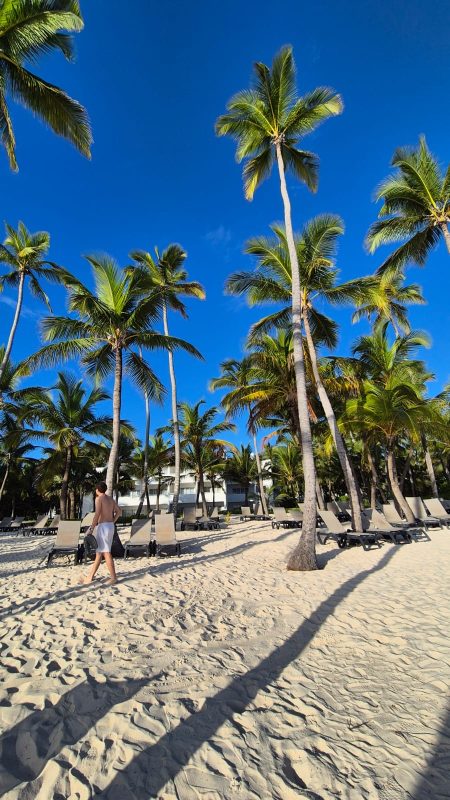
#> input picture foto per generatore/sfondi/8c8b357d-43c9-4484-ae88-0da1c1943c77.JPG, 900 x 1600 px (shown at 1/2 size); its folder holds only this picture in this run
$ python -i 'generatore_outfit_whispermind copia.py'   (imports and definitions only)
#> lines starting #> are read from the running program, lines starting #| are printed output that depends on the picture
import os
import random
import json
import tkinter as tk
from tkinter import filedialog, messagebox, ttk, colorchooser
from PIL import Image, ImageDraw, ImageFont, ImageEnhance, ImageFilter, ExifTags
import traceback

# Funzione per correggere l'orientamento delle immagini
def fix_image_orientation(img):
    try:
        exif = img._getexif()
        if exif is None:
            return img
        for tag_id, value in exif.items():
            if ExifTags.TAGS.get(tag_id) == "Orientation":
                if value == 3:
                    img = img.rotate(180, expand=True)
                elif value == 6:
                    img = img.rotate(270, expand=True)
                elif value == 8:
                    img = img.rotate(90, expand=True)
                break
    except Exception:
        pass
    return img

# Funzione per generare un numero casuale sicuro
# [4 lines left out: function safe_randint, not called in this run]

class OutfitGeneratorApp:
    # [474 lines left out: functions __init__, load_fonts, load_background_palette, save_background_palette, get_unique_filename, create_widgets and 6 more, not called in this run]

    def random_accessory_count(self):
        max_accessories = len([cat for cat in self.accessory_types if cat not in ["maglie", "pantaloni", "sfondi"]])
        self.accessory_slider.set(safe_randint(0, max_accessories))

    # [11 lines left out: function load_images_from_folder, not called in this run]

    def resize_image(self, image, max_width, max_height):
        image.thumbnail((max_width, max_height), Image.Resampling.LANCZOS)
        return image

    def get_font_color(self):
        return self.selected_font_color_rgb

    def neutral_background(self, width, height):
        bg_color = random.choice(self.background_palette)
        return Image.new("RGBA", (width, height), bg_color)

    # [242 lines left out: functions is_position_safe, generate_outfits, not called in this run]

# [4 lines not run here, left out]

>>> import cv2
>>> picture = cv2.imread('foto per generatore/sfondi/8c8b357d-43c9-4484-ae88-0da1c1943c77.JPG', cv2.IMREAD_GRAYSCALE)
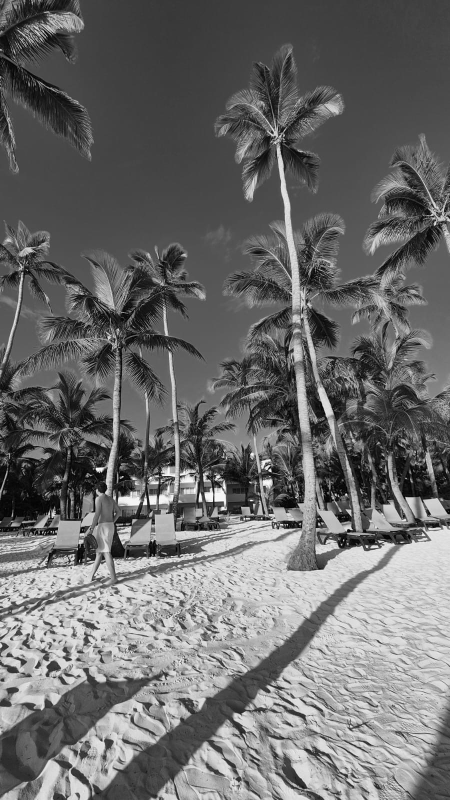
#> picture: shape (1600, 900) (shown at 1/2 size); min 0, max 255, mean 107.7
>>> result = fix_image_orientation(picture)

$ run again, on foto per generatore/sfondi/DF57E9F5-F5FB-4E8A-959E-27B8B8F37D84.JPG
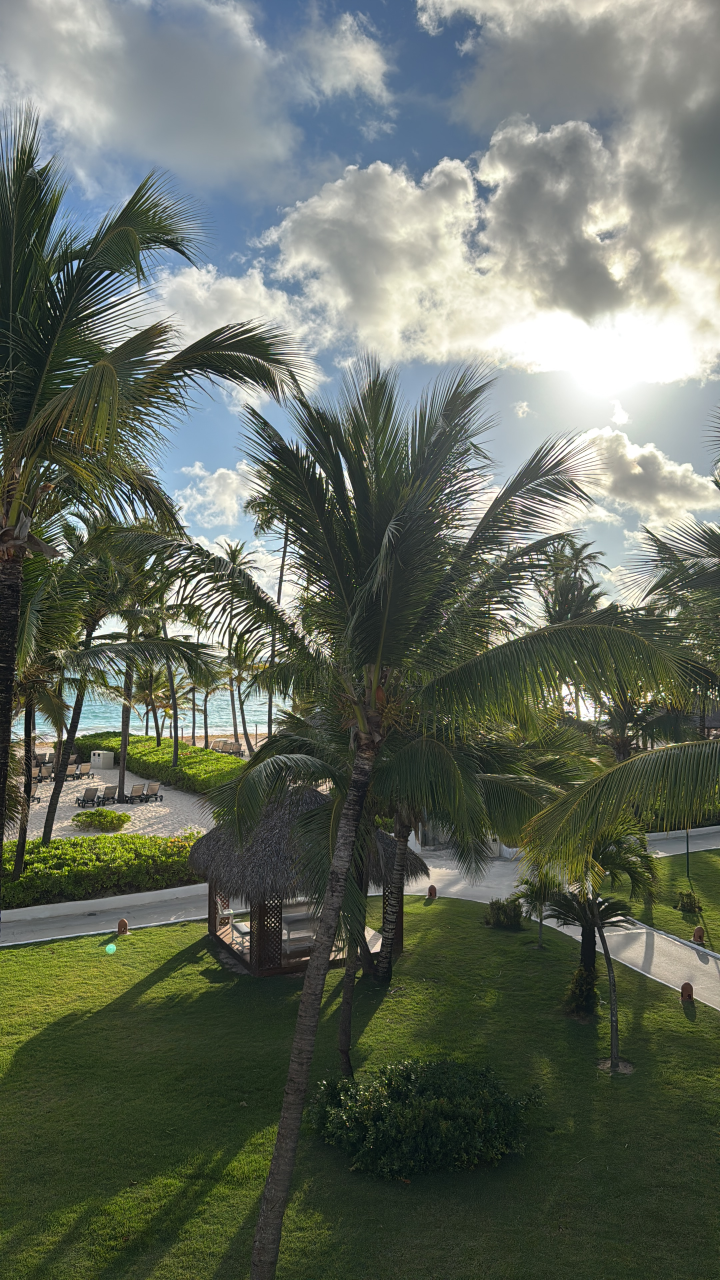
#> input picture foto per generatore/sfondi/DF57E9F5-F5FB-4E8A-959E-27B8B8F37D84.JPG, 2160 x 3840 px (shown at 1/3 size)
#> `picture = cv2.imread('foto per generatore/sfondi/8c8b357d-43c9-4484-ae..`:
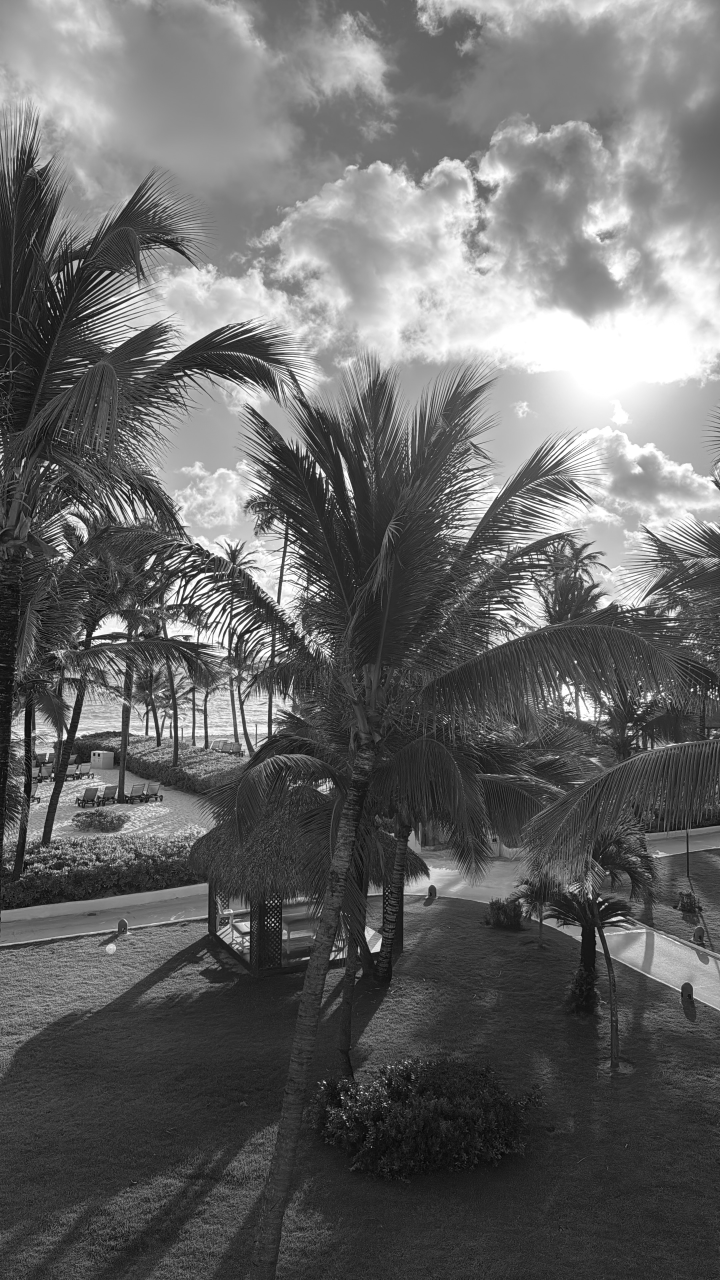
#> picture: shape (3840, 2160) (shown at 1/3 size); min 0, max 255, mean 103.9

$ run again, on foto per generatore/sfondi/IMG_6123.JPG
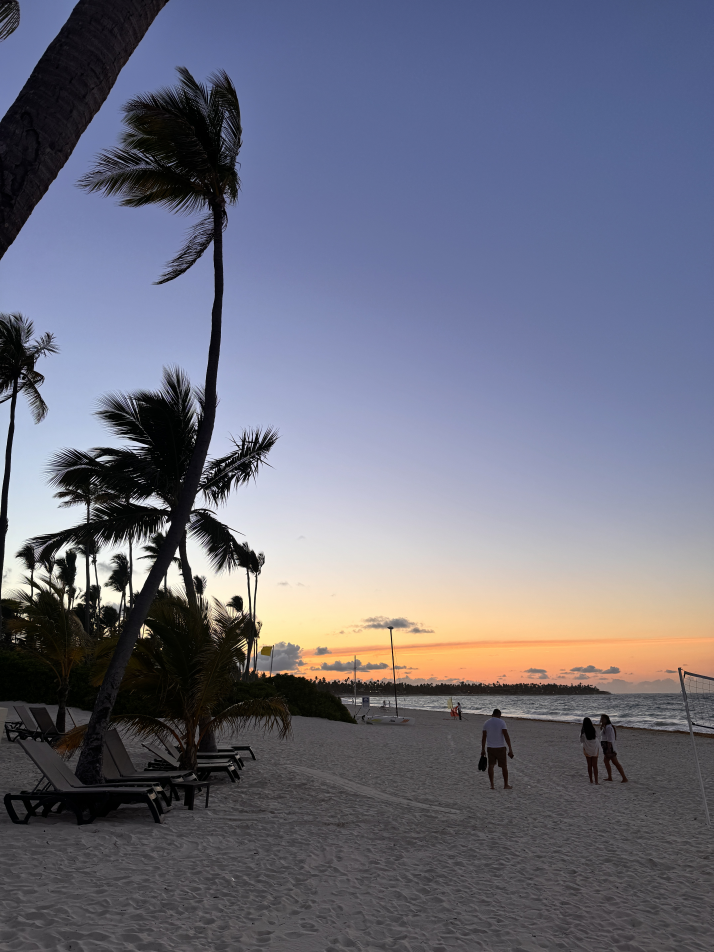
#> input picture foto per generatore/sfondi/IMG_6123.JPG, 4284 x 5712 px (shown at 1/6 size)
#> `picture = cv2.imread('foto per generatore/sfondi/8c8b357d-43c9-4484-ae..`:
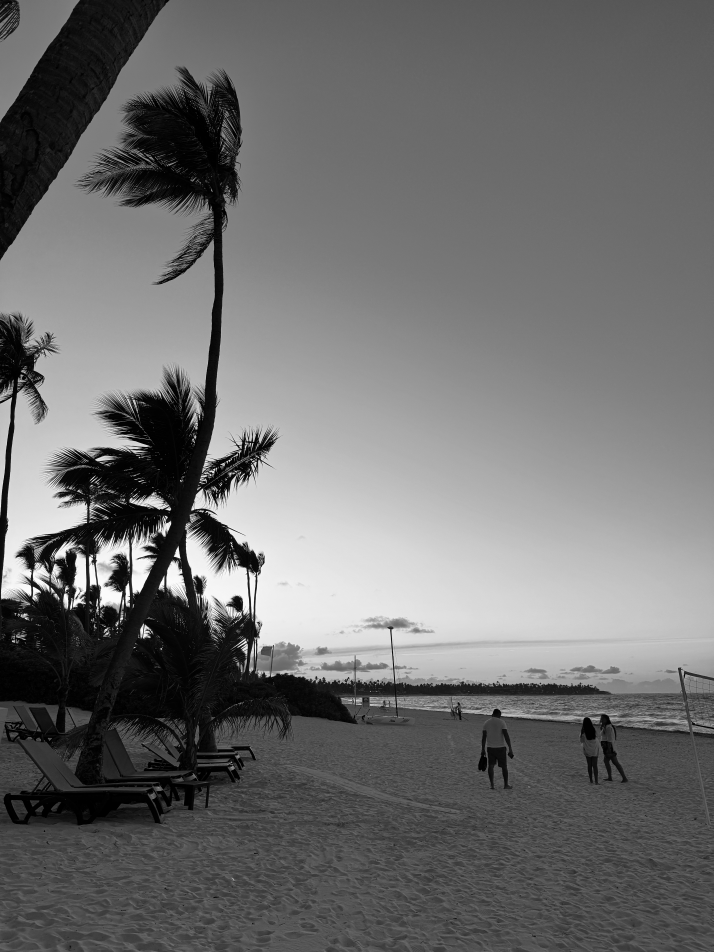
#> picture: shape (5712, 4284) (shown at 1/6 size); min 0, max 255, mean 109.2

$ run again, on foto per generatore/sfondi/IMG_6129.JPG
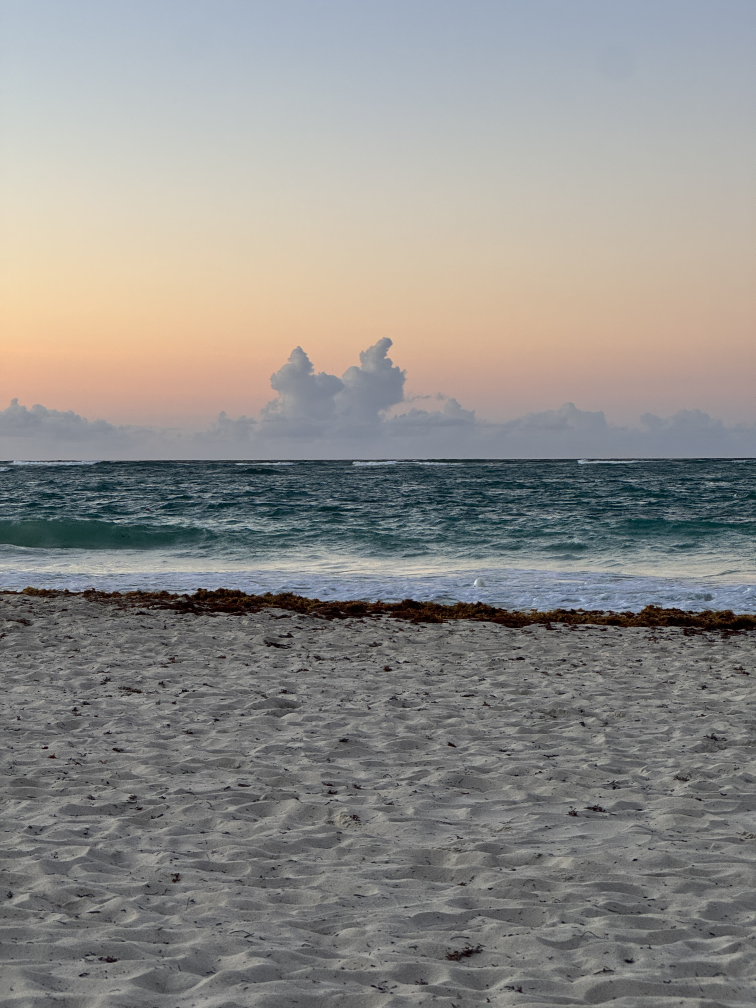
#> input picture foto per generatore/sfondi/IMG_6129.JPG, 3024 x 4032 px (shown at 1/4 size)
#> `picture = cv2.imread('foto per generatore/sfondi/8c8b357d-43c9-4484-ae..`:
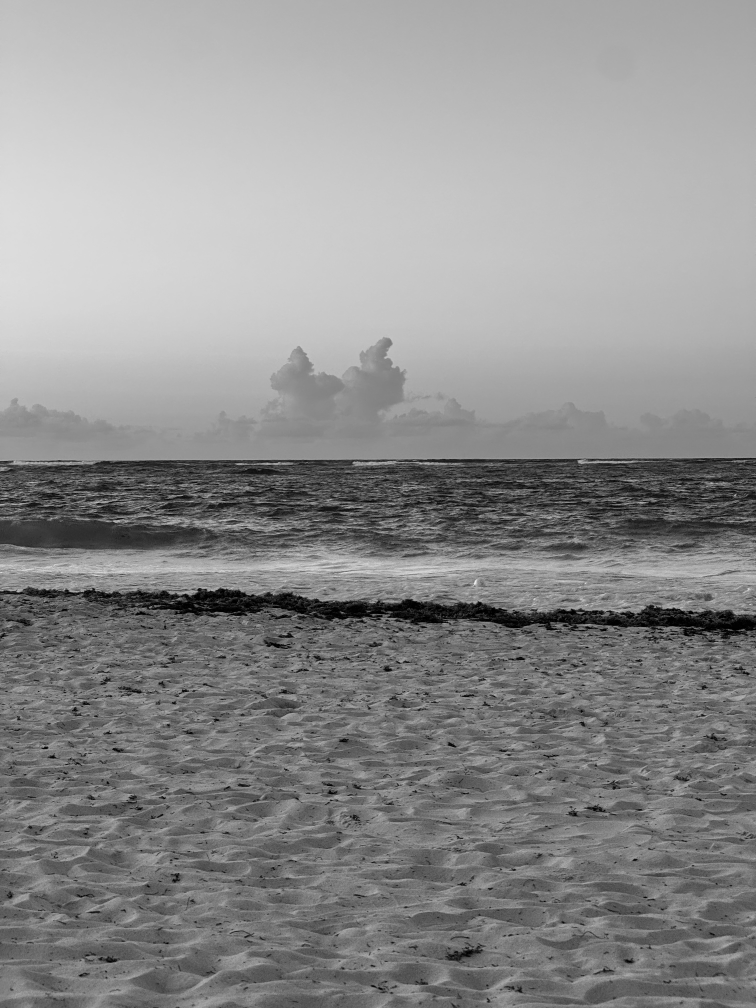
#> picture: shape (4032, 3024) (shown at 1/4 size); min 0, max 255, mean 141.4
